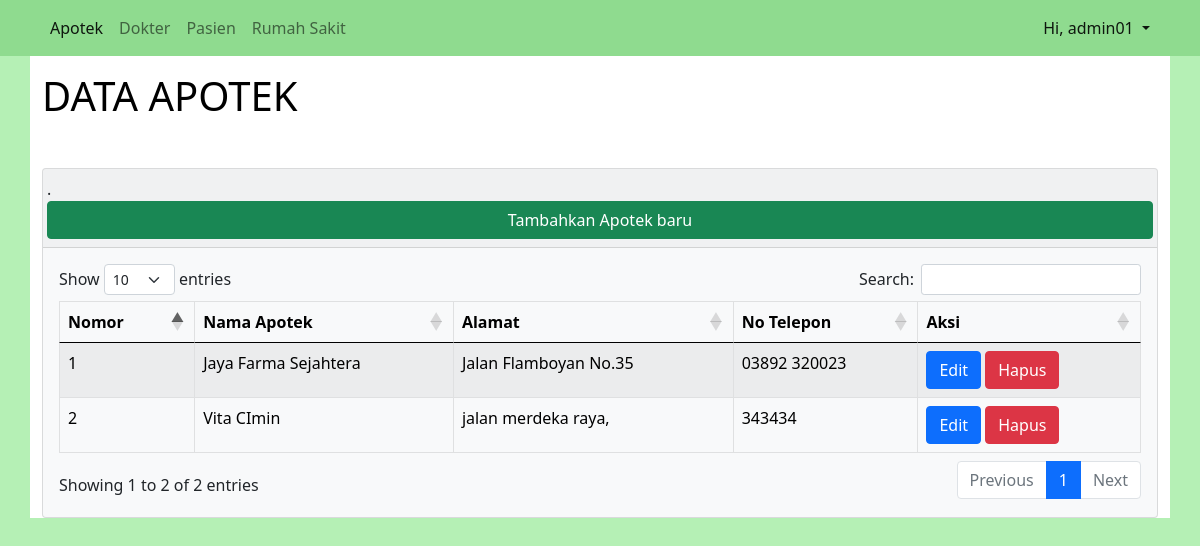
The app's page /views/admins/adminApotek.php (signed in) with its own data.
### tables this page shows
CREATE TABLE `apotek` (
  `id_apotek` bigint(20) NOT NULL,
  `nama_apotek` varchar(50) NOT NULL,
  `alamat_apotek` text NOT NULL,
  `no_telepon_apotek` varchar(20) NOT NULL,
  `id_resep_obat` bigint(20) NOT NULL
);

### controllers/select_data.php (called while the page is built, shortened)
<?php
require_once 'db_connnect.php';
function view_data($query){
    global $conn;
    $statementt = mysqli_prepare($conn, $query);
    mysqli_stmt_execute($statementt);
    $rows = [];
    $res = mysqli_stmt_get_result($statementt);
    while ($row = mysqli_fetch_assoc($res)) {
        $rows[] = $row;
    }
    return $rows;
}

### views/admins/adminApotek.php (the view, shortened to what this page needs)
<?php require '../../controllers/select_data.php';
$result = view_data("SELECT * FROM apotek");
?>
<!doctype html>
<html lang="en">
<head>
    <link href="https://cdn.jsdelivr.net/npm/bootstrap@5.0.0-beta3/dist/css/bootstrap.min.css" rel="stylesheet">
    <link rel="stylesheet" href="https://cdn.datatables.net/1.10.24/css/dataTables.bootstrap5.min.css">
</head>
<body style="background-color: rgb(181, 240, 181);">
    <nav class="navbar navbar-expand-lg navbar-light fixed-top" style="background-color: rgb(143, 219, 143);">
        <div class="container">
            <div class="collapse navbar-collapse" id="navbarSupportedContent">
                <ul class="navbar-nav me-auto mb-2 mb-lg-0">
                    <li class="nav-item">
                        <a class="nav-link active" aria-current="page" href="">Apotek</a>
                    </li>
                    <li class="nav-item">
                        <a class="nav-link" href="adminDokter.php">Dokter</a>
                    </li>
                    <li class="nav-item">
                        <a class="nav-link" href="adminPengguna.php">Pasien</a>
                    </li>
                    <li class="nav-item">
                        <a class="nav-link" href="adminRumahSakit.php">Rumah Sakit</a>
                    </li>
                </ul>
                <ul class="navbar-nav d-flex">
                    <li class="nav-item dropdown">
                        <a class="nav-link dropdown-toggle active" href="#" id="navbarDropdown" role="button" data-bs-toggle="dropdown" aria-expanded="false">
                            Hi, <?= $_SESSION['log_uname'] ?>
                        </a>
                    </li>
                </ul>
            </div>
        </div>
    </nav>
    <div class="container pt-5" style="background-color: white;">
        <br>
        <a href="" style="text-decoration:none; color:black;">
            <h1>DATA APOTEK</h1>
        </a>
        <div class="card text-dark bg-light my-5" style="max-width: 100%;">
            <div class="card-header">
                <div class="row justify-content-between ml-2 mr-2">.
                    <a class="btn btn-success" href="tambahApotek.php">
                        Tambahkan Apotek baru
                    </a>
                </div>
            </div>
            <div class="card-body">
                <table id="table_aptk" class="table table-hover table-striped table-bordered table-light" style="width:100%">
                    <thead>
                        <tr>
                            <th scope="col">Nomor</th>
                            <th scope="col">Nama Apotek</th>
                            <th scope="col">Alamat</th>
                            <th scope="col">No Telepon</th>
                            <th scope="col">Aksi</th>
                        </tr>
                    </thead>
                    <tbody>
                        <?php
                        $no_aptk = 1;
                        foreach ($result as $item) { ?>
                            <tr>
                                <td><?php echo $no_aptk ?></td>
                                <td><?php echo $item['nama_apotek'] ?></td>
                                <td><?php echo $item['alamat_apotek'] ?></td>
                                <td><?php echo $item['no_telepon_apotek'] ?></td>
                                <td>
                                    <a href="editApotek.php?id_apk=<?= $item['id_apotek'] ?>" type="button" class="btn btn-primary">Edit</a>
                                    <a href="../../controllers/del_data.php?delptk=<?= $item['id_apotek'] ?>" class="btn btn-danger align-items-center justify-content-center" role="button">Hapus</a>
                                </td>
                            </tr>
                        <?php $no_aptk += 1;
                        } ?>
                    </tbody>
                </table>
            </div>
        </div>
    </div>
</body>
</html>

### records on screen
apotek: nama_apotek "Jaya Farma Sejahtera", alamat_apotek "Jalan Flamboyan No.35", no_telepon_apotek "03892 320023"
apotek: nama_apotek "Vita CImin", alamat_apotek "jalan merdeka raya,", no_telepon_apotek "343434"

### other values on screen
$_SESSION['log_uname'] "admin01"
